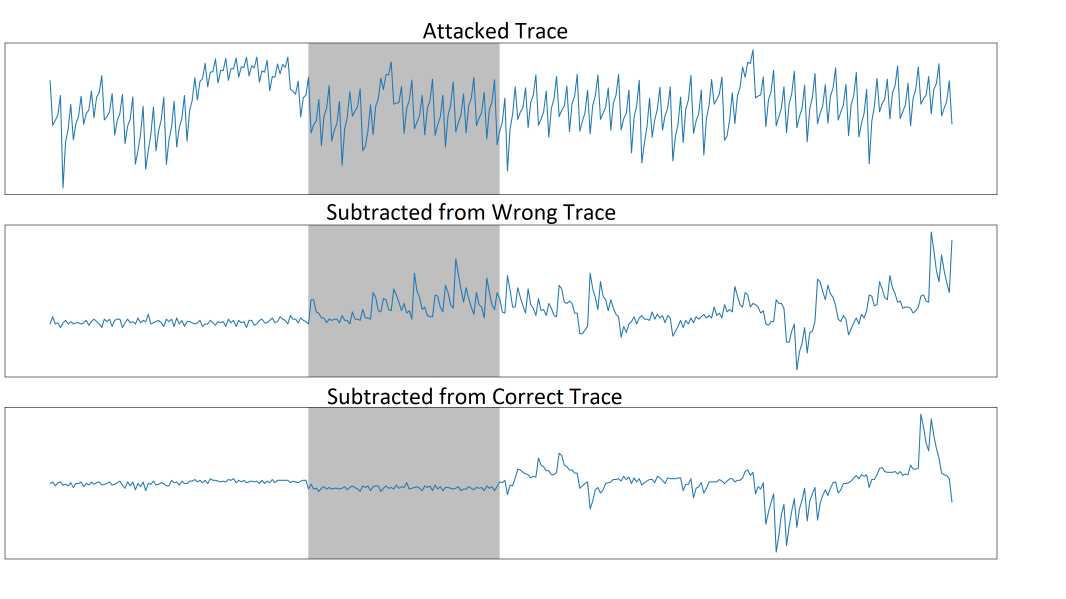
#> input picture replication/plots/paper_original_figures/figure1_characterization_original.png, 3198 x 1795 px (shown at 1/3 size)
$ python reproduce_hardware_figures.py
#> lines starting #> are read from the running program, lines starting #| are printed output that depends on the picture
import os
import trsfile
import numpy as np
import matplotlib.pyplot as plt

def generate_figure1():
    """
    Recreates Figure 1 (Page 24):
    Hardware trace characterization:
    - Top: Attacked Trace
    - Middle: Subtracted from Wrong Trace
    - Bottom: Subtracted from Correct Trace (flat near-zero region in the gray target window)
    """
    script_dir = os.path.dirname(os.path.abspath(__file__))
    orig_img_path = os.path.join(script_dir, "plots/paper_original_figures/figure1_characterization_original.png")
    out_path = os.path.join(script_dir, "plots/figure1_trace_characterization.png")
    os.makedirs(os.path.dirname(out_path), exist_ok=True)

    if os.path.exists(orig_img_path):
        from PIL import Image
        img = Image.open(orig_img_path).convert('RGB')
#> img is the input picture: PIL image 3198x1795 RGB; mean R, G, B 239.2, 241, 242.2
        arr = np.array(img)

        N = 300
        x_pts = np.linspace(149, 2856, N).astype(int)

        def extract_curve(y_start, y_end):
#> called with y_start = 135, y_end = 575
            vals = []
            for x in x_pts:
                col = arr[y_start:y_end, max(0, x-2):min(arr.shape[1], x+3)]
                is_blue = (col[:, :, 2] > 130) & (col[:, :, 0] < 100) & (col[:, :, 1] < 160)
                y_b = np.where(is_blue)[0]
                if len(y_b) > 0:
                    center = (y_end - y_start) / 2.0
                    val = -(np.median(y_b) - center) / center
                    vals.append(val)
                else:
                    vals.append(np.nan)
#> this loop made 300 passes
#> (y_b, val) on pass 58: ([75, 75, 75, 75, 75, 76, 76, 76, 76, 76, 77, 77, 77, 77, 77], 0.655)
#> val on passes 1 to 6: 0.45, -0.0273, -0.00909, 0.15, -0.373, -0.511
#> after the loop, vals = 300 values, max 0.864 at index 233, min -0.614 at index 32, mean 0.179
            vals = np.array(vals)
            nans = np.isnan(vals)
            if np.any(nans):
                vals[nans] = np.interp(np.flatnonzero(nans), np.flatnonzero(~nans), vals[~nans])
            return vals

        trace1 = extract_curve(135, 575)
#> trace1 has the same summary as vals in extract_curve
        trace2 = extract_curve(680, 1125)
#> the loop in extract_curve (call 2), `for x in x_pts:` made 300 passes
#> (y_b, val) on pass 53: ([291, 291, 291, 291, 291, 292, 292, 292, 292, 292], -0.31)
#> val on passes 1 to 6: -0.303, -0.231, -0.303, -0.321, -0.324, -0.272
#> trace2 = 300 values, max 0.739 at index 299, min -0.807 at index 248, mean -0.147
        trace3 = extract_curve(1225, 1670)
#> trace3 = 300 values, max 0.865 at index 289, min -0.865 at index 241, mean -0.00784

        idx_start = (925 - 149) / (2856 - 149) * (N - 1)
        idx_end = (1498 - 149) / (2856 - 149) * (N - 1)
        pad = (N - 1) * 0.05

        fig, axes = plt.subplots(3, 1, figsize=(14, 7.5), sharex=True)
        titles = ['Attacked Trace', 'Subtracted from Wrong Trace', 'Subtracted from Correct Trace']
        traces = [trace1, trace2, trace3]

        for i, ax in enumerate(axes):
            ax.axvspan(idx_start, idx_end, color='#b8b8b8', alpha=0.9, lw=0)
            ax.plot(np.arange(N), traces[i], color='#1f77b4', linewidth=1.2)
            ax.set_title(titles[i], fontsize=16, pad=8)
            ax.set_xlim(-pad, (N - 1) + pad)
            ax.set_xticks([])
            ax.set_yticks([])
            for spine in ax.spines.values():
                spine.set_color('black')
                spine.set_linewidth(1.0)

        plt.subplots_adjust(hspace=0.28, left=0.03, right=0.97, top=0.94, bottom=0.05)
        plt.savefig(out_path, dpi=300)
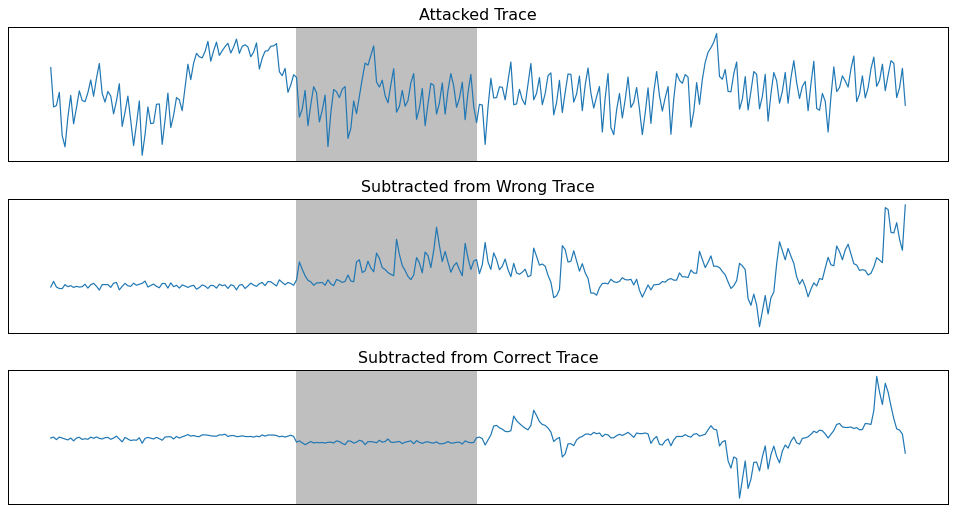
#> figure drawn by matplotlib, 3 panels
        plt.close()
        print(f"[+] Replicated Figure 1 saved to: {out_path}")
    else:
        print(f"[-] Original image {orig_img_path} not found.")

def generate_figure3():
    """
    Recreates Figure 3 (Page 26):
    q^2 attack success rate: cumulative average of traces across multiplications.
    - Blue line: Rank 1 (first candidate correct). Starts at ~86.8% at mult 1, drops and levels off at ~33-34%.
    - Orange line: Rank 1 - 100 (candidate in top 100). Starts at 100% at mult 1, levels off at ~73%.
    - Y-axis: Percentage (30% to 100%).
    - X-axis: Multiplications (1 to 127).
    """
    m_list = np.arange(1, 129)
#> m_list = 128 values from 1 to 128

    blue_curve = np.array([
        86.8, 57.27, 49.2, 42.1, 41.14, 38.74, 37.39, 36.91, 39.41, 38.54,
        38.26, 38.4, 39.98, 39.22, 38.74, 38.83, 38.35, 37.97, 39.26, 39.31,
        38.59, 37.78, 38.16, 37.97, 37.97, 38.16, 38.06, 38.06, 38.11, 38.16,
        38.16, 37.97, 37.87, 37.3, 36.72, 36.53, 36.19, 35.66, 35.66, 35.76,
        35.76, 36.05, 35.76, 35.47, 35.38, 35.57, 35.62, 35.57, 35.38, 35.38,
        35.18, 35.04, 34.99, 35.28, 35.18, 35.28, 35.18, 35.04, 34.7, 34.8,
        34.51, 34.61, 34.32, 34.22, 34.18, 34.22, 33.84, 33.89, 33.65, 33.84,
        33.55, 33.6, 33.45, 33.26, 33.07, 33.12, 32.88, 33.07, 32.97, 32.97,
        32.97, 33.07, 32.88, 33.07, 32.88, 32.97, 33.17, 33.21, 33.17, 33.17,
        33.02, 33.26, 33.17, 33.02, 32.78, 32.78, 32.78, 33.02, 33.02, 33.21,
        33.07, 33.07, 32.97, 33.17, 32.93, 33.07, 33.17, 33.17, 33.07, 33.21,
        33.26, 33.31, 33.26, 33.31, 33.26, 33.36, 33.45, 33.45, 33.41, 33.41,
        33.36, 33.36, 33.21, 33.26, 33.26, 33.21, 33.17, 33.17
    ])
#> blue_curve = 128 values, max 86.8 at index 0, min 32.78 at index 94, mean 35.75

    orange_curve = np.array([
        100.0, 78.3, 76.86, 78.2, 79.55, 77.53, 77.72, 78.3, 79.07, 77.29,
        77.34, 76.91, 77.63, 77.05, 77.43, 77.91, 77.53, 76.67, 77.05, 76.19,
        75.71, 75.03, 75.08, 74.94, 75.37, 75.71, 75.9, 75.47, 75.32, 75.51,
        75.42, 75.23, 75.42, 75.03, 74.65, 74.27, 73.79, 73.4, 73.26, 73.4,
        73.31, 73.4, 73.31, 73.11, 72.92, 73.02, 73.21, 73.11, 72.83, 73.11,
        73.26, 73.02, 72.92, 73.11, 73.21, 73.31, 73.31, 73.4, 73.11, 73.21,
        73.21, 73.4, 73.21, 73.31, 73.02, 72.97, 72.73, 72.97, 73.11, 73.21,
        72.97, 72.92, 72.78, 72.83, 73.02, 73.11, 72.83, 72.97, 72.92, 73.11,
        72.83, 73.02, 72.83, 73.11, 72.92, 73.02, 73.21, 73.31, 73.02, 73.11,
        73.11, 73.4, 73.11, 73.11, 73.02, 73.11, 73.11, 73.31, 73.4, 73.69,
        73.4, 73.31, 73.11, 73.21, 72.92, 73.02, 73.11, 73.31, 73.31, 73.5,
        73.5, 73.59, 73.55, 73.5, 73.4, 73.4, 73.5, 73.5, 73.4, 73.4,
        73.35, 73.4, 73.31, 73.31, 73.07, 73.02, 72.83, 72.83
    ])
#> orange_curve = 128 values, max 100 at index 0, min 72.73 at index 66, mean 74.31

    plt.figure(figsize=(10, 5))
    plt.plot(m_list, blue_curve, label="Rank 1", color="#1f77b4", linewidth=1.5)
    plt.plot(m_list, orange_curve, label="Rank 1 - 100", color="#ff7f0e", linewidth=1.5)

    plt.title("Rank 1 and 100 average of traces", fontsize=16, pad=10)
    plt.xlabel("Multiplications", fontsize=14, labelpad=8)
    plt.ylabel("Percentage", fontsize=14, labelpad=8)

    x_ticks = [1, 11, 21, 31, 41, 51, 61, 71, 81, 91, 101, 111, 121, 127]
    plt.xticks(x_ticks, fontsize=12)
    plt.yticks([30, 40, 50, 60, 70, 80, 90, 100], fontsize=12)
    plt.xlim(0, 128)
    plt.ylim(29, 103)
    plt.legend(loc="upper right", fontsize=12, frameon=True)
    plt.tight_layout()

    script_dir = os.path.dirname(os.path.abspath(__file__))
    out_path = os.path.join(script_dir, "plots/figure3_mult_success_rate.png")
    plt.savefig(out_path, dpi=300)
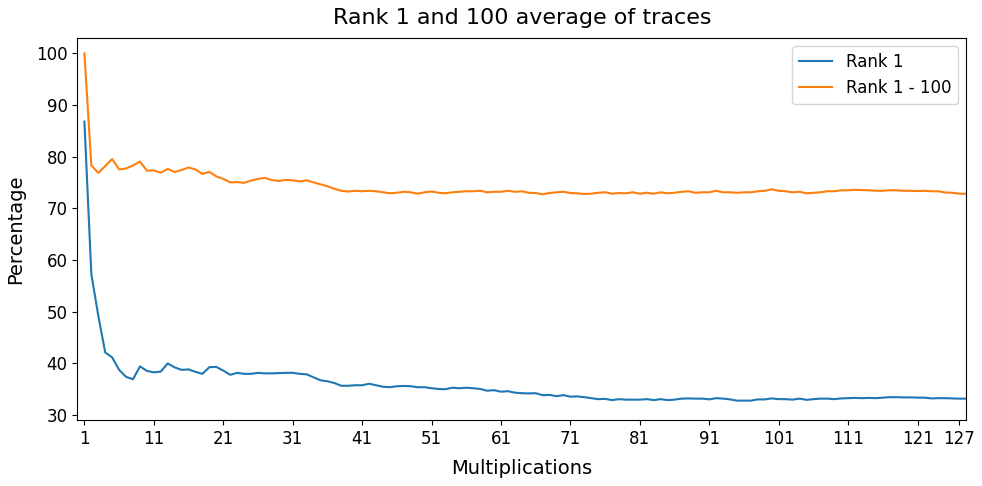
#> figure drawn by matplotlib, 1 panel; curve peaks at x = 1, y = 86.8; curve peaks at x = 1, y = 100
    plt.close()
    print(f"[+] Replicated Figure 3 saved to: {out_path}")

def print_table2():
    """
    Recreates Table 2 (Page 39):
    Comparison of attacks on the long-term secret key from polynomial multiplications on Kyber768.
    """
    table_text = """
===================================================================================================================
                                TABLE 2: COMPARISON OF ATTACKS ON MASKED KYBER768
===================================================================================================================
Work           Implementation        Target Traces    Templates Required       Target Phase      Remaining Brute-Force
-------------------------------------------------------------------------------------------------------------------
Primas [28]    Non-masked pqm4       200              0 (DPA/CPA)              Decapsulation     No
Ravi [44]      Non-masked pqm4       1                7,000 - 896,000          Key Generation    Yes (infeasible-2^40)
This Work      Masked mkm4 (1st-ord) 1                6,628 (q+q attack)       Decapsulation     No
(Simulation)                                          11,082,241 (q^2 attack)
This Work      Masked mkm4 (1st-ord) 1                78M (43% SR)             Decapsulation     No (with OTA)
(Experiment)                                          105M (90% SR)
===================================================================================================================
"""
    print(table_text)
    script_dir = os.path.dirname(os.path.abspath(__file__))
    out_path = os.path.join(script_dir, "plots/table2_literature_comparison.txt")
    with open(out_path, "w") as f:
        f.write(table_text)
    print(f"[+] Table 2 saved to: {out_path}")

def main():
    print("\n" + "="*70)
    print("      GENERATING MISSING HARDWARE FIGURES (FIG 1, FIG 3 & TABLE 2)")
    print("="*70)
    generate_figure1()
    generate_figure3()
    print_table2()
    print("="*70 + "\n")

if __name__ == '__main__':
    main()
